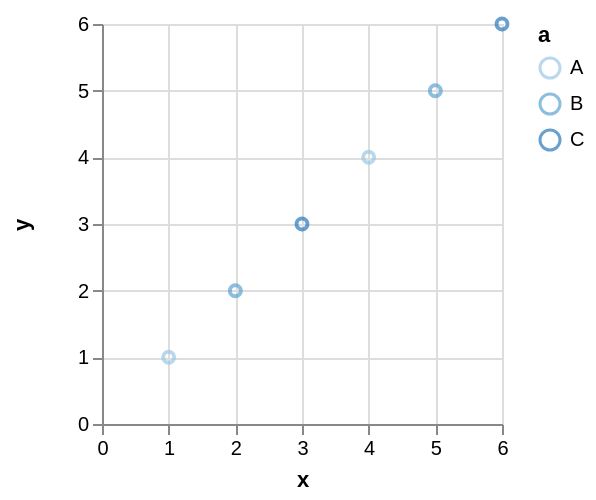

Vega-Lite specification stored for this chart:
### Vega specification from a JSON file in a GitHub repository (floating-point values rounded to 4 significant figures)
{"$schema": "https://vega.github.io/schema/vega/v3.0.json", "autosize": "pad", "padding": 5, "width": 200, "height": 200, "style": "cell", "data": [{"name": "source_0", "values": [{"a": "B", "x": 2, "y": 2}, {"a": "A", "x": 1, "y": 1}, {"a": "A", "x": 4, "y": 4}, {"a": "B", "x": 5, "y": 5}, {"a": "C", "x": 3, "y": 3}, {"a": "C", "x": 6, "y": 6}]}, {"name": "data_0", "source": "source_0", "transform": [{"type": "formula", "expr": "toNumber(datum[\"x\"])", "as": "x"}, {"type": "formula", "expr": "toNumber(datum[\"y\"])", "as": "y"}, {"type": "filter", "expr": "datum[\"x\"] !== null && !isNaN(datum[\"x\"]) && datum[\"y\"] !== null && !isNaN(datum[\"y\"])"}]}], "marks": [{"name": "marks", "type": "symbol", "style": ["point"], "from": {"data": "data_0"}, "encode": {"update": {"x": {"scale": "x", "field": "x"}, "y": {"scale": "y", "field": "y"}, "stroke": {"scale": "color", "field": "a"}, "fill": {"value": "transparent"}, "opacity": {"value": 0.7}}}}], "scales": [{"name": "x", "type": "linear", "domain": {"data": "data_0", "field": "x"}, "range": [0, {"signal": "width"}], "nice": true, "zero": true}, {"name": "y", "type": "linear", "domain": {"data": "data_0", "field": "y"}, "range": [{"signal": "height"}, 0], "nice": true, "zero": true}, {"name": "color", "type": "ordinal", "domain": {"data": "data_0", "field": "a", "sort": true}, "range": "ordinal"}], "axes": [{"scale": "x", "orient": "bottom", "labelOverlap": true, "tickCount": {"signal": "ceil(width/40)"}, "title": "x", "zindex": 1}, {"scale": "x", "orient": "bottom", "domain": false, "grid": true, "labels": false, "maxExtent": 0, "minExtent": 0, "tickCount": {"signal": "ceil(width/40)"}, "ticks": false, "zindex": 0, "gridScale": "y"}, {"scale": "y", "orient": "left", "labelOverlap": true, "tickCount": {"signal": "ceil(height/40)"}, "title": "y", "zindex": 1}, {"scale": "y", "orient": "left", "domain": false, "grid": true, "labels": false, "maxExtent": 0, "minExtent": 0, "tickCount": {"signal": "ceil(height/40)"}, "ticks": false, "zindex": 0, "gridScale": "x"}], "legends": [{"stroke": "color", "title": "a", "encode": {"symbols": {"update": {"opacity": {"value": 0.7}}}}}], "config": {"axis": {"titlePadding": 5}, "axisY": {"minExtent": 30}}}
